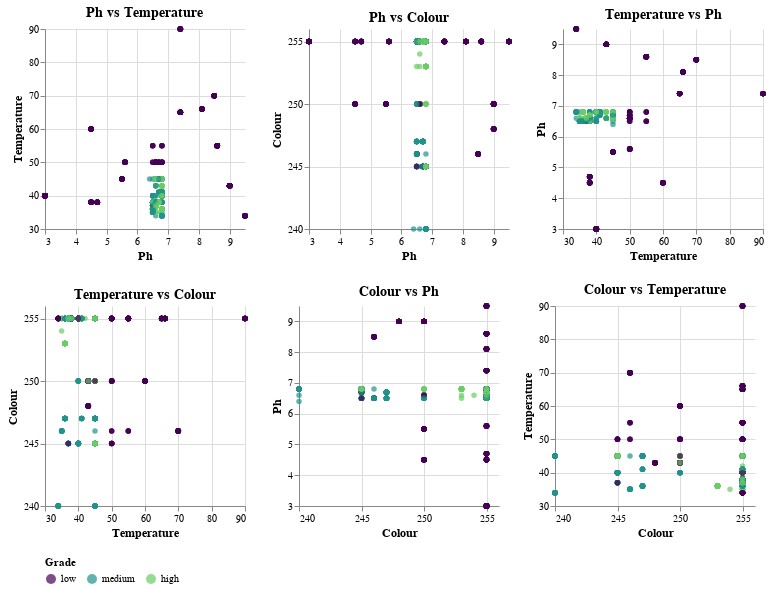

The notebook cell this image was saved under:
### Markdown cell above
The plot above reveals distinct patterns in the distributions of pH, Temperature, and Colour across low, medium, and high grades. For pH, the low grade shows much greater variability compared to the tightly clustered medium and high grades. For Temperature, the low grade has a wider range compared to medium and high, indicating greater variability in low grade samples. For Colour, low and high have similar ranges, but the medium grade shows higher variability. Overall, pH and Temperature are more variable in low grade samples, while Colour remains relatively consistent across grades.

### Code cell
# Create a list to store scatterplots
scatterplots = []

# Generate scatterplots for pairwise combinations of numerical features
for i, x_feature in enumerate(numerical_features):
    for j, y_feature in enumerate(numerical_features):
        if x_feature != y_feature:
            scatterplot = alt.Chart(full_milk).mark_point(
                size=30,  
                opacity=0.7,  
                filled=True  
            ).encode(
                x=alt.X(
                    f'{x_feature}:Q',
                    title=x_feature.capitalize(),  
                    scale=alt.Scale(zero=False)  
                ),
                y=alt.Y(
                    f'{y_feature}:Q',
                    title=y_feature.capitalize(),
                    scale=alt.Scale(zero=False)
                ),
                color=alt.Color(
                    'Grade:N',
                    title='Grade',
                    scale=alt.Scale(
                        domain=['low', 'medium', 'high'],
                        range=['#440154', '#20938C','#6ACC64']  
                    ),
                    legend=alt.Legend(orient='bottom')  
                ),
                tooltip=[
                    alt.Tooltip(x_feature, title=x_feature.capitalize(), format='.2f'),
                    alt.Tooltip(y_feature, title=y_feature.capitalize(), format='.2f'),
                    alt.Tooltip('Grade:N', title='Grade')
                ]
            ).properties(
                width=200,  
                height=200,
                title=f"{x_feature.capitalize()} vs {y_feature.capitalize()}"  
            )
            scatterplots.append(scatterplot)
row_1 = alt.hconcat(
    scatterplots[0], scatterplots[1], scatterplots[2] 
)

row_2 = alt.hconcat(
    scatterplots[3], scatterplots[4], scatterplots[5]  
)

pairplot = alt.vconcat(
    row_1,
    row_2
).resolve_scale(
    color='shared'
).configure_view(
    stroke='transparent'  
).configure_axis(
    labelFontSize=10,
    titleFontSize=12
).configure_title(
    fontSize=14,
    anchor='middle'
)

# Display the final plot
pairplot.display()

### Figure 1 — Vega-Lite specification as saved in the notebook (floating-point values rounded to 4 significant figures; data arrays with more than 128 entries replaced by an {"elided": "..."} marker saying what was removed)
{"config": {"view": {"continuousWidth": 300, "continuousHeight": 300, "stroke": "transparent"}, "axis": {"labelFontSize": 10, "titleFontSize": 12}, "title": {"anchor": "middle", "fontSize": 14}}, "vconcat": [{"hconcat": [{"mark": {"type": "point", "filled": true, "opacity": 0.7, "size": 30}, "encoding": {"color": {"field": "Grade", "legend": {"orient": "bottom"}, "scale": {"domain": ["low", "medium", "high"], "range": ["#440154", "#20938C", "#6ACC64"]}, "title": "Grade", "type": "nominal"}, "tooltip": [{"field": "pH", "format": ".2f", "title": "Ph", "type": "quantitative"}, {"field": "Temperature", "format": ".2f", "title": "Temperature", "type": "quantitative"}, {"field": "Grade", "title": "Grade", "type": "nominal"}], "x": {"field": "pH", "scale": {"zero": false}, "title": "Ph", "type": "quantitative"}, "y": {"field": "Temperature", "scale": {"zero": false}, "title": "Temperature", "type": "quantitative"}}, "height": 200, "title": "Ph vs Temperature", "width": 200}, {"mark": {"type": "point", "filled": true, "opacity": 0.7, "size": 30}, "encoding": {"color": {"field": "Grade", "legend": {"orient": "bottom"}, "scale": {"domain": ["low", "medium", "high"], "range": ["#440154", "#20938C", "#6ACC64"]}, "title": "Grade", "type": "nominal"}, "tooltip": [{"field": "pH", "format": ".2f", "title": "Ph", "type": "quantitative"}, {"field": "Colour", "format": ".2f", "title": "Colour", "type": "quantitative"}, {"field": "Grade", "title": "Grade", "type": "nominal"}], "x": {"field": "pH", "scale": {"zero": false}, "title": "Ph", "type": "quantitative"}, "y": {"field": "Colour", "scale": {"zero": false}, "title": "Colour", "type": "quantitative"}}, "height": 200, "title": "Ph vs Colour", "width": 200}, {"mark": {"type": "point", "filled": true, "opacity": 0.7, "size": 30}, "encoding": {"color": {"field": "Grade", "legend": {"orient": "bottom"}, "scale": {"domain": ["low", "medium", "high"], "range": ["#440154", "#20938C", "#6ACC64"]}, "title": "Grade", "type": "nominal"}, "tooltip": [{"field": "Temperature", "format": ".2f", "title": "Temperature", "type": "quantitative"}, {"field": "pH", "format": ".2f", "title": "Ph", "type": "quantitative"}, {"field": "Grade", "title": "Grade", "type": "nominal"}], "x": {"field": "Temperature", "scale": {"zero": false}, "title": "Temperature", "type": "quantitative"}, "y": {"field": "pH", "scale": {"zero": false}, "title": "Ph", "type": "quantitative"}}, "height": 200, "title": "Temperature vs Ph", "width": 200}]}, {"hconcat": [{"mark": {"type": "point", "filled": true, "opacity": 0.7, "size": 30}, "encoding": {"color": {"field": "Grade", "legend": {"orient": "bottom"}, "scale": {"domain": ["low", "medium", "high"], "range": ["#440154", "#20938C", "#6ACC64"]}, "title": "Grade", "type": "nominal"}, "tooltip": [{"field": "Temperature", "format": ".2f", "title": "Temperature", "type": "quantitative"}, {"field": "Colour", "format": ".2f", "title": "Colour", "type": "quantitative"}, {"field": "Grade", "title": "Grade", "type": "nominal"}], "x": {"field": "Temperature", "scale": {"zero": false}, "title": "Temperature", "type": "quantitative"}, "y": {"field": "Colour", "scale": {"zero": false}, "title": "Colour", "type": "quantitative"}}, "height": 200, "title": "Temperature vs Colour", "width": 200}, {"mark": {"type": "point", "filled": true, "opacity": 0.7, "size": 30}, "encoding": {"color": {"field": "Grade", "legend": {"orient": "bottom"}, "scale": {"domain": ["low", "medium", "high"], "range": ["#440154", "#20938C", "#6ACC64"]}, "title": "Grade", "type": "nominal"}, "tooltip": [{"field": "Colour", "format": ".2f", "title": "Colour", "type": "quantitative"}, {"field": "pH", "format": ".2f", "title": "Ph", "type": "quantitative"}, {"field": "Grade", "title": "Grade", "type": "nominal"}], "x": {"field": "Colour", "scale": {"zero": false}, "title": "Colour", "type": "quantitative"}, "y": {"field": "pH", "scale": {"zero": false}, "title": "Ph", "type": "quantitative"}}, "height": 200, "title": "Colour vs Ph", "width": 200}, {"mark": {"type": "point", "filled": true, "opacity": 0.7, "size": 30}, "encoding": {"color": {"field": "Grade", "legend": {"orient": "bottom"}, "scale": {"domain": ["low", "medium", "high"], "range": ["#440154", "#20938C", "#6ACC64"]}, "title": "Grade", "type": "nominal"}, "tooltip": [{"field": "Colour", "format": ".2f", "title": "Colour", "type": "quantitative"}, {"field": "Temperature", "format": ".2f", "title": "Temperature", "type": "quantitative"}, {"field": "Grade", "title": "Grade", "type": "nominal"}], "x": {"field": "Colour", "scale": {"zero": false}, "title": "Colour", "type": "quantitative"}, "y": {"field": "Temperature", "scale": {"zero": false}, "title": "Temperature", "type": "quantitative"}}, "height": 200, "title": "Colour vs Temperature", "width": 200}]}], "data": {"name": "data-cd0fed852ad605233c99191056f04cfa"}, "resolve": {"scale": {"color": "shared"}}, "$schema": "https://vega.github.io/schema/vega-lite/v5.20.1.json", "datasets": {"data-cd0fed852ad605233c99191056f04cfa": {"elided": "1059 records"}}}
